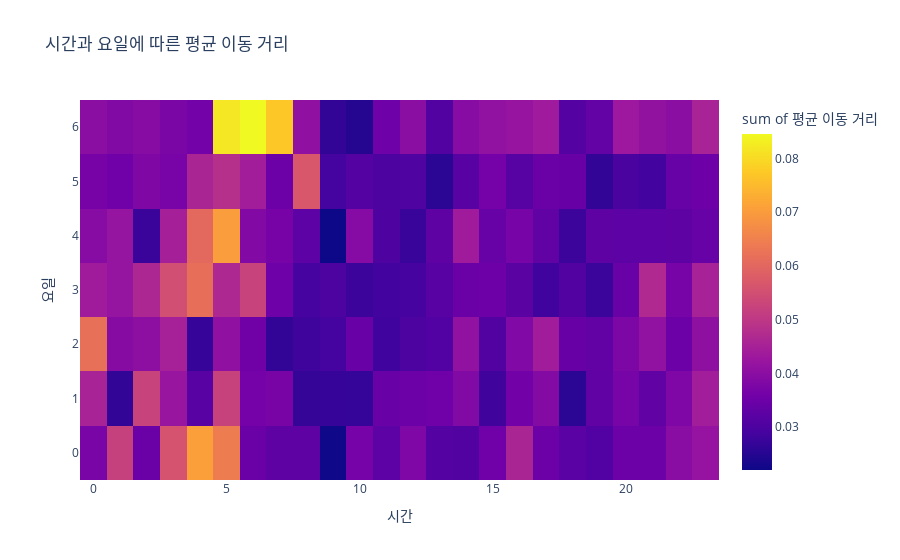

Notebook code cell kept with this figure:
### Code cell
# (2) 요일, 시간에 따른 평균이동거리 시각화
average_distance_by_hour_and_day = df.groupby(['pickup_hour', 'dayofweek'])['dist'].mean().reset_index()

fig = px.density_heatmap(
    data_frame=average_distance_by_hour_and_day,
    x='pickup_hour',
    y='dayofweek',
    z='dist',  
    title='시간과 요일에 따른 평균 이동 거리',
    labels={'pickup_hour': '시간', 'dayofweek': '요일', 'dist': '평균 이동 거리'},
    category_orders={'dayofweek': ['Monday', 'Tuesday', 'Wednesday', 'Thursday', 'Friday', 'Saturday', 'Sunday']},
    nbinsx=24,
    nbinsy=7,
    height=300,
)
fig.show()

### Figure 1 — Plotly figure (JSON) as saved in the notebook; plotly's stock layout.template omitted (floating-point values rounded to 4 significant figures; data arrays with more than 128 entries replaced by an {"elided": "..."} marker saying what was removed)
{"data": [{"coloraxis": "coloraxis", "histfunc": "sum", "hovertemplate": "시간=%{x}<br>요일=%{y}<br>sum of 평균 이동 거리=%{z}<extra></extra>", "name": "", "nbinsx": 24, "nbinsy": 7, "type": "histogram2d", "x": {"elided": "168 int values"}, "xaxis": "x", "xbingroup": "x", "y": {"elided": "168 int values"}, "yaxis": "y", "ybingroup": "y", "z": {"elided": "168 float values"}}], "layout": {"autosize": true, "coloraxis": {"colorbar": {"title": {"text": "sum of 평균 이동 거리"}}, "colorscale": [[0, "#0d0887"], [0.1111, "#46039f"], [0.2222, "#7201a8"], [0.3333, "#9c179e"], [0.4444, "#bd3786"], [0.5556, "#d8576b"], [0.6667, "#ed7953"], [0.7778, "#fb9f3a"], [0.8889, "#fdca26"], [1, "#f0f921"]]}, "legend": {"tracegroupgap": 0}, "title": {"text": "시간과 요일에 따른 평균 이동 거리"}, "xaxis": {"anchor": "y", "autorange": true, "domain": [0, 1], "range": [-0.5, 23.5], "title": {"text": "시간"}, "type": "linear"}, "yaxis": {"anchor": "x", "autorange": true, "categoryarray": ["Sunday", "Saturday", "Friday", "Thursday", "Wednesday", "Tuesday", "Monday"], "categoryorder": "array", "domain": [0, 1], "range": [-0.5, 6.5], "title": {"text": "요일"}, "type": "linear"}}}
